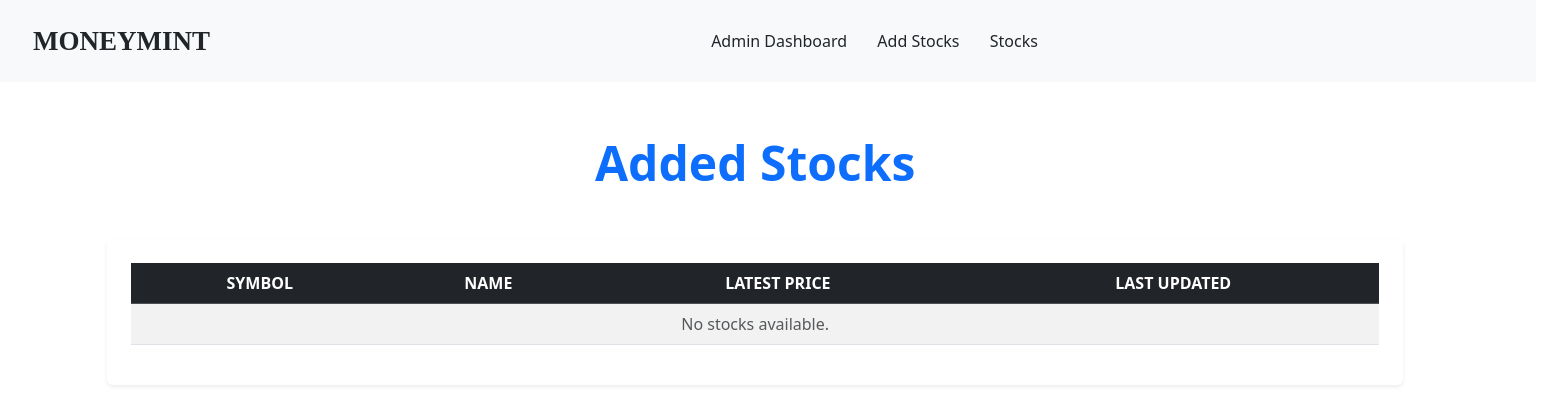
The page /user/stock_list on the database as committed earlier.
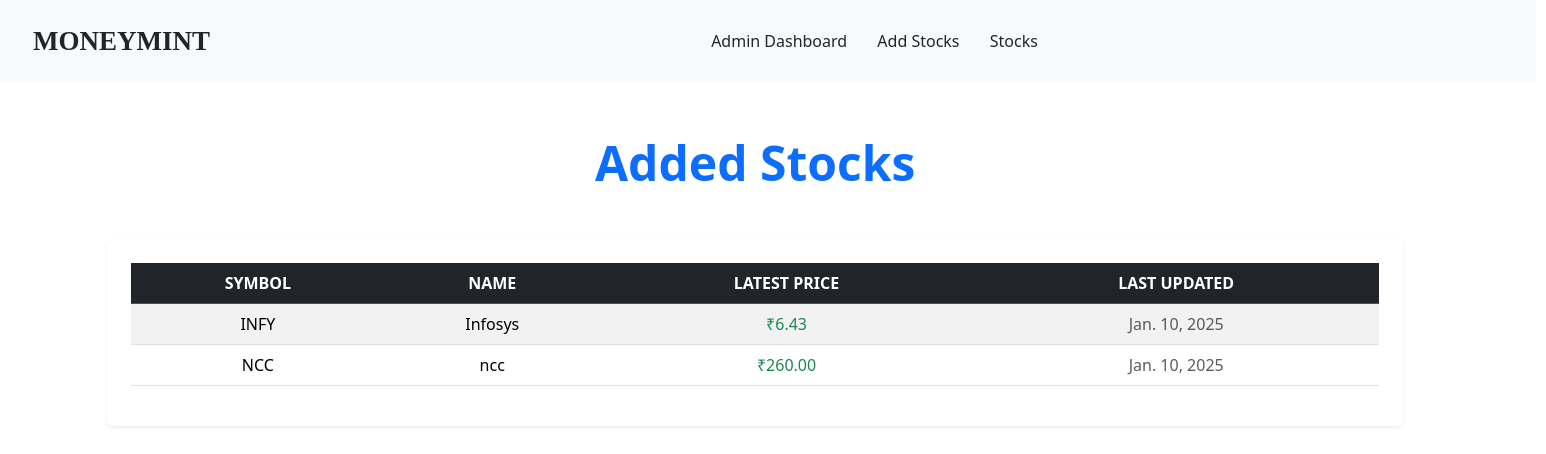
The same page on the database as committed later.
### admin_dashboard/models.py (models this page shows, shortened)
class Stock(models.Model):
    symbol = models.CharField(max_length=20, unique=True, help_text="Unique stock symbol")
    name = models.CharField(max_length=100, help_text="Name of the stock")
    latest_price = models.DecimalField(max_digits=10, decimal_places=2, help_text="Latest price of the stock")
    last_updated = models.DateField(default=date.today, help_text="Last updated date")

### user/views.py (the view)
# urls.py: path('stock_list',stock_list, name='stock_list'),
def stock_list(request):
    stocks = Stock.objects.all()
    return render(request, 'user/stocks.html', {'stocks': stocks})

### templates/user/stocks.html (shortened to what this page needs)
{% extends 'base.html' %}
{% block content %}
<div class="container py-5">
    <div class="text-center mb-5">
        {% if user.role == "user" %}
        <h1 class="display-5 text-primary fw-bold">Available Stocks</h1>
        {% else %}
        <h1 class="display-5 text-primary fw-bold">Added Stocks</h1>
        {% endif %}
    </div>
    <div class="card shadow-sm border-0">
        <div class="card-body p-4">
            <div class="table-responsive">
                <table class="table table-striped table-hover align-middle">
                    <thead class="table-dark text-center">
                        <tr>
                            <th class="text-uppercase">Symbol</th>
                            <th class="text-uppercase">Name</th>
                            <th class="text-uppercase">Latest Price</th>
                            <th class="text-uppercase">Last Updated</th>
                        </tr>
                    </thead>
                    <tbody>
                        {% if stocks %}
                            {% for stock in stocks %}
                            <tr>
                                <td class="text-center">{{ stock.symbol }}</td>
                                <td class="text-center">{{ stock.name }}</td>
                                <td class="text-center text-success">₹{{ stock.latest_price }}</td>
                                <td class="text-center text-muted">{{ stock.last_updated }}</td>
                            </tr>
                            {% endfor %}
                        {% else %}
                            <tr>
                                <td colspan="{% if user.role == 'user' %}5{% else %}4{% endif %}" class="text-center text-muted">
                                    No stocks available.
                                </td>
                            </tr>
                        {% endif %}
                    </tbody>
                </table>
            </div>
        </div>
    </div>
</div>
{% endblock content %}

Rows that differ between the two databases and show on the page:
added Stock: symbol "INFY", name "Infosys", latest_price "6.43", last_updated "Jan. 10, 2025"
added Stock: symbol "NCC", name "ncc", latest_price "260.00", last_updated "Jan. 10, 2025"
Other text that changed with them:
text no longer shown: "No stocks available."
